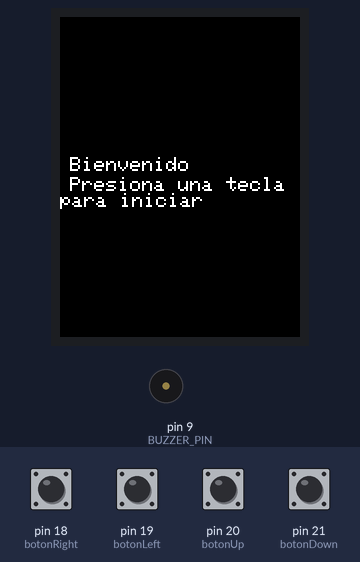
Simulated run of this program. Board: Arduino Mega 2560, built with avr-gcc and run on an emulated ATmega2560. Shown: 240×320 colour display, buzzer (waves = sounding). Inputs (shaded band) come from the test bench; at power-on: pin 18 (botonRight), pin 19 (botonLeft), pin 20 (botonUp), pin 21 (botonDown) LOW. Random numbers use the default seed unless the program sets one.

Above: at 1.0 s.
1.1 s: pin 18 (botonRight) pulled HIGH for 0.15 s
At 2.9 s:
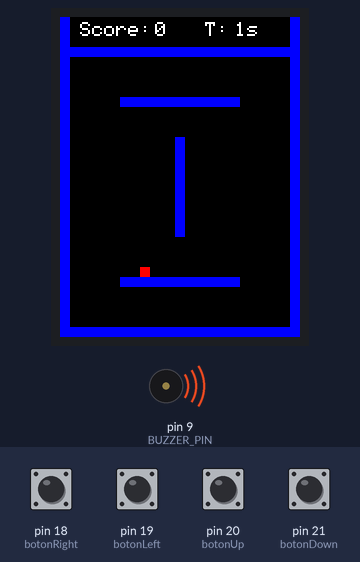
3.1 s: pin 18 (botonRight) driven HIGH and pin 19 (botonLeft) driven HIGH
6.1 s: pin 19 (botonLeft) driven LOW
At 7.4 s:
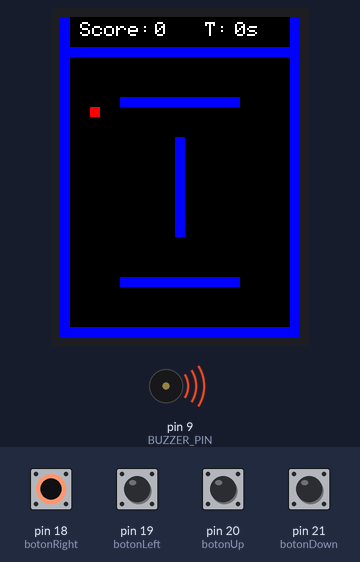
9.1 s: pin 20 (botonUp) pulled HIGH for 0.15 s
At 11.9 s:
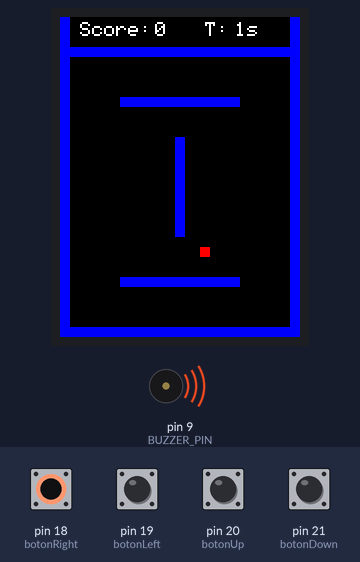
12.2 s: pin 21 (botonDown) pulled HIGH for 0.15 s
At 15.21 s:
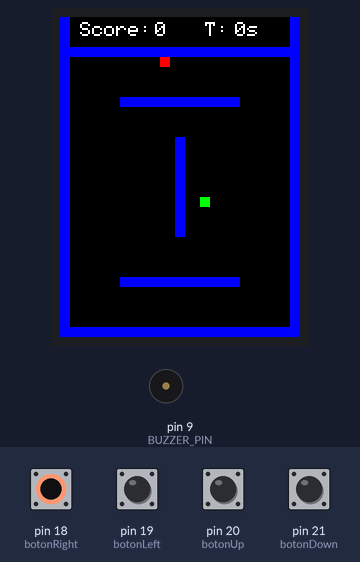
15.3 s: pin 18 (botonRight) driven LOW
At 15.52 s:
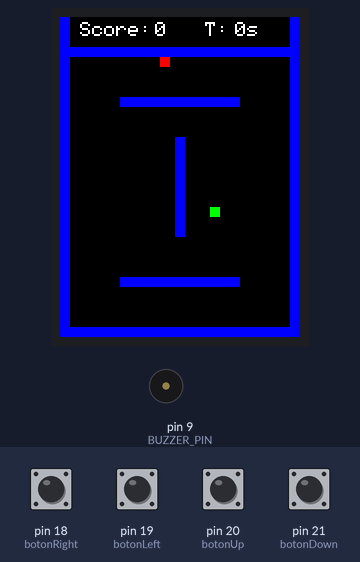
Timing chart, 0 to 17.9 s (numbered marks = the images above; inputs shaded):
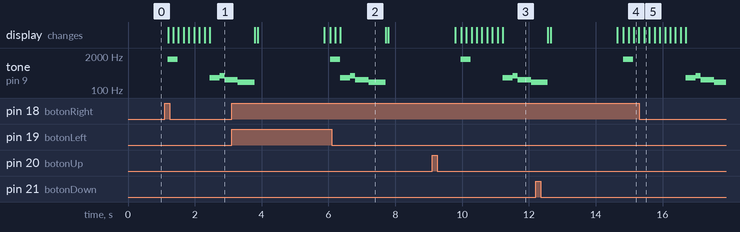

Measured:
- after the input at 1.1 s, tone on pin 9 (BUZZER_PIN): plays 1500 Hz for 0.30 s, 300 Hz for 0.30 s, 350 Hz for 0.15 s, 250 Hz for 0.21 s, starting after 0.09 s; the display: first changes after 0.10 s (image 1 shows a later state)
- what the display in image 2 shows lasts 1.3 s, from 6.4 s to 7.7 s

The program:

main.cpp
```cpp
#include <SPI.h>                     // permite comunicacion spi entre el micro y la pantalla
#include <Adafruit_GFX.h>          // funciones de graficos basicos lineas texto etc
#include <Adafruit_ILI9341.h>       // comandos especificos para el controlador de pantalla

#define TFT_DC 7                  // definicion de pines para pantalla, botones y buzzer
#define TFT_CS 6
#define TFT_MOSI 11
#define TFT_CLK 13
#define TFT_RST 10
#define TFT_MISO 12

#define botonRight 18
#define botonLeft 19
#define botonDown 21
#define botonUp 20
#define BUZZER_PIN 9

// dimenciones de la pantalla 240*320
const int XMAX = 240;
const int YMAX = 320;
const int SIZE = 10;  // tamaño de cada comida y tamaño inicial de la serpiente
const int MAX_SNAKE_LENGTH = 100;  // tamaño maximo que puede tener la serpiente

//creamos un objeto pantalla que llamamos screen, en posicion almacenamos las cordenadas de x , y para sp y comida
Adafruit_ILI9341 screen = Adafruit_ILI9341(TFT_CS, TFT_DC, TFT_MOSI, TFT_CLK, TFT_RST, TFT_MISO);

struct Posicion {
    int x;
    int y;
};

Posicion comida;  // guardamos la posicion de la comida
Posicion snake[MAX_SNAKE_LENGTH];
int snakeLength = 1;     // tamaño actual de la serpiente
uint8_t direccion = 2;   // direccion de la serpiente, arriba abajo etc
unsigned long tiempoInicio;   // calculamos el tiempo que lleva en juego
int puntaje = 0;       // cuantas comidas ha recogido, inicia en 0
bool fin = false;    // inidica si el juego termino

// aqui encontramos las posiciones o dirrecciones donde se encuentran las paredes u obstaculos
int y1 = 80;    //altura de la primera linea horizontal
int y2 = 260;   // segunda linea horizontal inferior
int grosorLinea = 10;
int longitudLinea = 120;
int xCentro = (XMAX - longitudLinea) / 2;  // calculo para encontrar el centro y poder centrar las lineas (240 - 120)/2 = 60 (comenzaria en 60 terminaria en 120)
int xVertical = (XMAX - grosorLinea) / 2;  //(240-10)/2=115
int yVerticalInicio = 120;
int yVerticalFin = YMAX - 100;  // (320-100) entonces va desde 120 hasta 220 pixeles de h
// declaramos las funciones que usaremos luego
void generarComida();
void moverSnake();
void mostrar_info_juego();
void verificarColisiones();
void dibujarSnake();
void dibujarParedes();
void dibujarLineasParalelas();
void gameOver();
void reiniciarJuego();
void sonidoInicio();
void sonidoComer();
void gameOverSound();

// apartir de aqui comienza la inicializacion del juego
void setup() {
    Serial.begin(9600);
    screen.begin();
    screen.fillScreen(ILI9341_BLACK);
    screen.setTextColor(ILI9341_WHITE);
    screen.setTextSize(2);
    screen.setCursor(10, 140);
    screen.print("Bienvenido");
    screen.setCursor(10, 160);
    screen.print("Presiona una tecla para iniciar");
// con esta parte evaluamos si el jugador presiono alguna tecla para iniciar el juego. con el break rompemos el ciclo para continuar
    while (true) {
        if (digitalRead(botonRight) == HIGH || digitalRead(botonLeft) == HIGH ||
            digitalRead(botonUp) == HIGH || digitalRead(botonDown) == HIGH) {
            break;
        }
    }
// limpiamos la pantalla
    screen.fillScreen(ILI9341_BLACK);
// asociamos los botones con interrupciones externas ;  cambiamos la variable a la direccion correspondiente
    attachInterrupt(digitalPinToInterrupt(botonRight), []() { direccion = 2; }, HIGH);
    attachInterrupt(digitalPinToInterrupt(botonLeft), []() { direccion = 3; }, HIGH);
    attachInterrupt(digitalPinToInterrupt(botonUp), []() { direccion = 0; }, HIGH);
    attachInterrupt(digitalPinToInterrupt(botonDown), []() { direccion = 1; }, HIGH);
// posicion inicial de la serpiente, llamamos funciones
    snake[0] = {140, 160};
    generarComida();
    tiempoInicio = millis();  // medimos el tiempo exacto donde inicia
    dibujarParedes();   // crea los 4 bordes externos
    dibujarLineasParalelas(); // dibuja todas las lineas de adentro
    sonidoInicio();  // llamamos el sonido al iniciar el juego
}
// aqui llamamos las funciones que mueven la sp, se dibuja y actualiza el puntaje
void loop() {
    moverSnake(); // lo que involucre a la serpiente
    mostrar_info_juego(); // pantalla superior datos
    delay(150); // velocidad de movimiento
}

void sonidoComer() {
    tone(BUZZER_PIN, 1000, 200);
}

void sonidoInicio() {
    tone(BUZZER_PIN, 1500, 300);
}
// este es un arreglo de frecuencias con el fin de simular un sonido mas concreto al chocar
void gameOverSound() {
    tone(BUZZER_PIN, 300, 300);
    delay(300);
    tone(BUZZER_PIN, 350, 150);
    delay(150);
    tone(BUZZER_PIN, 250, 400);
    delay(400);
    tone(BUZZER_PIN, 200, 500);
    delay(500);
    noTone(BUZZER_PIN);
}
// verifica si x o y colisiona con los limites del juego o paredes internas
bool colisionaConSerpiente(int x, int y) {    // verifica si x o y coinciden con algun segmento del la sp
    for (int i = 0; i < snakeLength; i++) {
        if (snake[i].x == x && snake[i].y == y) {
            return true;
        }
    }
    return false;
}

bool colisionaConObstaculos(int x, int y) {
    if (x < SIZE || x >= XMAX - SIZE || y < 30 + SIZE || y >= YMAX - SIZE) {  // evita que la sp se salga del area de juego o colisiones con paredes
        return true;
    }
    if ((y >= y1 && y < y1 + grosorLinea && x >= xCentro && x < xCentro + longitudLinea) ||     // verifica que y este dentro  del grosor de la linea horizontal y1
        (y >= y2 && y < y2 + grosorLinea && x >= xCentro && x < xCentro + longitudLinea) ||
        (x >= xVertical && x < xVertical + grosorLinea && y >= yVerticalInicio && y < yVerticalFin)) {
        return true;
    }
    return false;
}

// posicion aleatoria, revisar que no este en un obstaculo ni sobre la sp
void generarComida() {
    bool comidaGenerada = false;
    while (!comidaGenerada) {
        comida.x = random(1, (XMAX / SIZE) - 2) * SIZE;
        comida.y = random(1, ((YMAX - 40) / SIZE) - 2) * SIZE;
        if (!colisionaConSerpiente(comida.x, comida.y) &&    // se repite hasta que colisione con obstaculos o la misma sp
            !colisionaConObstaculos(comida.x, comida.y)) {
            comidaGenerada = true;
        }
    }
    screen.fillRect(comida.x, comida.y, SIZE, SIZE, ILI9341_GREEN);  // borra el ultipo segmento de la cola
}

// borrar el ultimo seg de la cola
void moverSnake() {
    screen.fillRect(snake[snakeLength - 1].x, snake[snakeLength - 1].y, SIZE, SIZE, ILI9341_BLACK);
    for (int i = snakeLength - 1; i > 0; i--) {  // desplaza el cuerdo de tal forma que cada segmento se mueve a a la posicion anterior
        snake[i] = snake[i - 1];
    }
   // calculamos la cabeza segun la direccion (ariiba ya lo usamos igualmente)
    Posicion nuevaPos = snake[0]; // actualiza la cabeza segun la nueva posicion
    switch (direccion) {
        case 0: nuevaPos.y -= SIZE; break;
        case 1: nuevaPos.y += SIZE; break;
        case 2: nuevaPos.x += SIZE; break;
        case 3: nuevaPos.x -= SIZE; break;
    }
    snake[0] = nuevaPos;
    if (nuevaPos.x == comida.x && nuevaPos.y == comida.y) {  // si la cabeza coincide con la comida, suma punto, aumenta la sp, suena, mas comida
        if (snakeLength < MAX_SNAKE_LENGTH) {
            snakeLength++;
        }
        puntaje++;
        sonidoComer();
        generarComida();
    }
    // si hay colicion se dibuja la nueva posicion de la sp
    verificarColisiones();
    dibujarSnake();
}
// dibujamos la sp con cuadrados, de igual forma la comida
void dibujarSnake() {
    for (int i = 0; i < snakeLength; i++) {
        screen.fillRect(snake[i].x, snake[i].y, SIZE, SIZE, ILI9341_GREEN);
    }
    screen.fillRect(comida.x, comida.y, SIZE, SIZE, ILI9341_RED);
}
// calculo seg desde q comenzo el juego
void mostrar_info_juego() {
    unsigned long tiempoActual = millis();
    unsigned long tiempoJugado = (tiempoActual - tiempoInicio) / 1000;
    screen.fillRect(70, 0, 70, 30, ILI9341_BLACK); // borra el puntaje anterior
    screen.setTextColor(ILI9341_WHITE);
    screen.setTextSize(2);
    screen.setCursor(20, 5);
    screen.print("Score: ");
    screen.setCursor(95, 5);
    screen.print(puntaje);    // muestra el puntaje actual
    screen.fillRect(XMAX - 65, 0, 50, 30, ILI9341_BLACK);  // muestra el tiempo en seg, este linea genera un rectangulo con esas dim
    screen.setCursor(XMAX - 95, 5);
    screen.print("T: ");
    screen.setCursor(XMAX - 65, 5);
    screen.print(tiempoJugado);
    screen.print("s");
}
// si la cabeza toca obstaculo termina el juego
void verificarColisiones() {
    Posicion& cabeza = snake[0];
    if (colisionaConObstaculos(cabeza.x, cabeza.y)) {
        gameOver();
    }
    // si la cabeza toca su cuerpo pierde
    for (int i = 1; i < snakeLength; i++) {
        if (cabeza.x == snake[i].x && cabeza.y == snake[i].y) {
            gameOver();
        }
    }
}
// suena segun la frecuencia, realizamos el dibujo pintando pixeles esperar que se presione tecla para reiniciar
void gameOver() {
    gameOverSound();
    screen.fillScreen(ILI9341_BLACK);
    int centerX = XMAX / 2;  // buscamos el centro para dibujar la cara final
    int centerY = YMAX / 2;
    int r = 50;
    screen.drawCircle(centerX, centerY, r, ILI9341_WHITE);
    screen.drawLine(centerX - 20, centerY - 20, centerX - 10, centerY - 10, ILI9341_WHITE);  // en general son las coordenadas de los pixeles que pintamos para la cara
    screen.drawLine(centerX - 10, centerY - 20, centerX - 20, centerY - 10, ILI9341_WHITE);
    screen.drawLine(centerX + 10, centerY - 20, centerX + 20, centerY - 10, ILI9341_WHITE);
    screen.drawLine(centerX + 20, centerY - 20, centerX + 10, centerY - 10, ILI9341_WHITE);
    screen.drawLine(centerX - 15, centerY + 20, centerX + 15, centerY + 20, ILI9341_WHITE);
    screen.setTextColor(ILI9341_WHITE);
    screen.setTextSize(4);
    screen.setCursor(centerX - 90, centerY + 60);  // esta parte pinta el mensaje "you lose"
    screen.print("YOU LOSE");
    delay(2000);
    screen.fillScreen(ILI9341_BLACK);

// esperamos nuevamente a que el usuario presione una tecla para volver a iniciar
    while (true) {
        if (digitalRead(botonRight) == HIGH || digitalRead(botonLeft) == HIGH ||
            digitalRead(botonUp) == HIGH || digitalRead(botonDown) == HIGH) {
            reiniciarJuego();
            break;
        }
    }
}

// long sp, puntaje, posicion inicial, tiempo de inicio obstaculos y pantalla se limpia para volver al inicio
void reiniciarJuego() {
    screen.fillScreen(ILI9341_BLACK);
    snakeLength = 1;
    puntaje = 0;
    snake[0] = {140, 160};
    generarComida();
    tiempoInicio = millis();
    dibujarParedes();
    dibujarLineasParalelas();
    sonidoInicio();
}
// crea los bordes azules
void dibujarParedes() {
    screen.fillRect(0, 30, XMAX, SIZE, ILI9341_BLUE);
    screen.fillRect(0, YMAX - SIZE, XMAX, SIZE, ILI9341_BLUE);
    screen.fillRect(0, 0, SIZE, YMAX, ILI9341_BLUE);
    screen.fillRect(XMAX - SIZE, 0, SIZE, YMAX, ILI9341_BLUE);
}
// obstaculos internos
void dibujarLineasParalelas() {
    screen.fillRect(xCentro, y1, longitudLinea, grosorLinea, ILI9341_BLUE);
    screen.fillRect(xCentro, y2, longitudLinea, grosorLinea, ILI9341_BLUE);
    screen.fillRect(xVertical, yVerticalInicio, grosorLinea, yVerticalFin - yVerticalInicio, ILI9341_BLUE);
}
```
